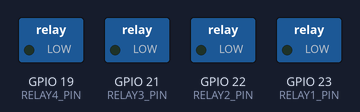
Recording of a sketch running on a simulated ESP32. Parts: switched loads named in the sketch (green lamp = pin HIGH). WiFi joins after 1.5 s; servers stay silent unless stated; the Firebase database answers and starts empty; what the sketch prints to the serial monitor is not drawn.

Above: at 0.0 s.
At 2.0 s:
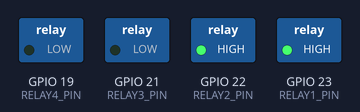
Timing chart, 0 to 3.5 s (numbered marks = the images above):
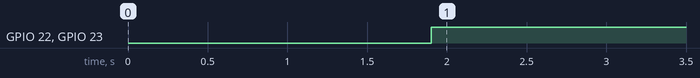

Measured:
- by itself, GPIO 22 (RELAY2_PIN), GPIO 23 (RELAY1_PIN): LOW → HIGH at 1.9 s

The sketch:

Esp32_Actuadores_Rooms.ino
```cpp
// Juan A. Villalpando
// http://kio4.com/arduino/117_Wemos_Firebase.htm

#include <FirebaseESP32.h>
#include <WiFi.h>
FirebaseData firebaseData;

const char* ssid = "ERROR404";
const char* password = "AlanTuring117";

String numero = "";
String texto = "";

unsigned long tiempo_actual = 0;


#define RELAY1_PIN 23  // Pin para el relé 1
#define RELAY2_PIN 22  // Pin para el relé 2
#define RELAY3_PIN 21  // Pin para el relé 3
#define RELAY4_PIN 19  // Pin para el relé 4


void setup() {
    // Configura los pines de los relés como salidas
  pinMode(RELAY1_PIN, OUTPUT);
  pinMode(RELAY2_PIN, OUTPUT);
  pinMode(RELAY3_PIN, OUTPUT);
  pinMode(RELAY4_PIN, OUTPUT);


  Serial.begin(115200);
  delay(100);
  Serial.println();
  Serial.print("Connecting with ");
  Serial.println(ssid);

  WiFi.begin(ssid, password);

  while (WiFi.status() != WL_CONNECTED) {
  delay(500);
  Serial.print(".");
  }

  Serial.println("");
  Serial.print("WiFi conected. IP: ");
  Serial.println(WiFi.localIP());

  Firebase.begin("https://pruebas-iot-a58f4-default-rtdb.firebaseio.com/", "AIzaSyBQ1p2_zuAdcTRySh-Yjk-ZxySVhmD8VhU");
}


void actuadorLuz(bool valor){
  if(valor==true){
    digitalWrite(RELAY1_PIN, HIGH);
  }
   if(valor==false){
    digitalWrite(RELAY1_PIN, LOW);
  }
}

void actuadorVenti(bool valor){
  if(valor==true){
    digitalWrite(RELAY2_PIN, HIGH);
  }
   if(valor==false){
    digitalWrite(RELAY2_PIN, LOW);
  }
}

void loop() {
  bool ValorLuz=false, ValorVenti=false;
  ValorVenti= Firebase.getString(firebaseData, "/Room/Actuadores/Ventilador");
  ValorLuz= Firebase.getString(firebaseData, "/Room/Actuadores/Luz");
  actuadorLuz(ValorLuz);
  actuadorVenti(ValorVenti);

  /*if (Firebase.getString(firebaseData, "/ESP32/numero")) {
      String numero_fb = firebaseData.stringData();
      if (numero_fb != numero) {
        numero = numero_fb;
        Serial.println(numero);
      }
    }

    if (Firebase.getString(firebaseData, "/ESP32/texto")) {
      String texto_fb = firebaseData.stringData();
      if (texto_fb != texto) {
        texto = texto_fb;
        Serial.println(texto);
      }
    }

// Send a random number every 3 seconds.
    if((millis()-tiempo_actual)>= 3000){
          String alea = (String) random(0,100);
          tiempo_actual = millis();
          Serial.println(alea);
          Firebase.setString(firebaseData, "/ESP32/aleatorio", alea);
    }
  */
}
```
